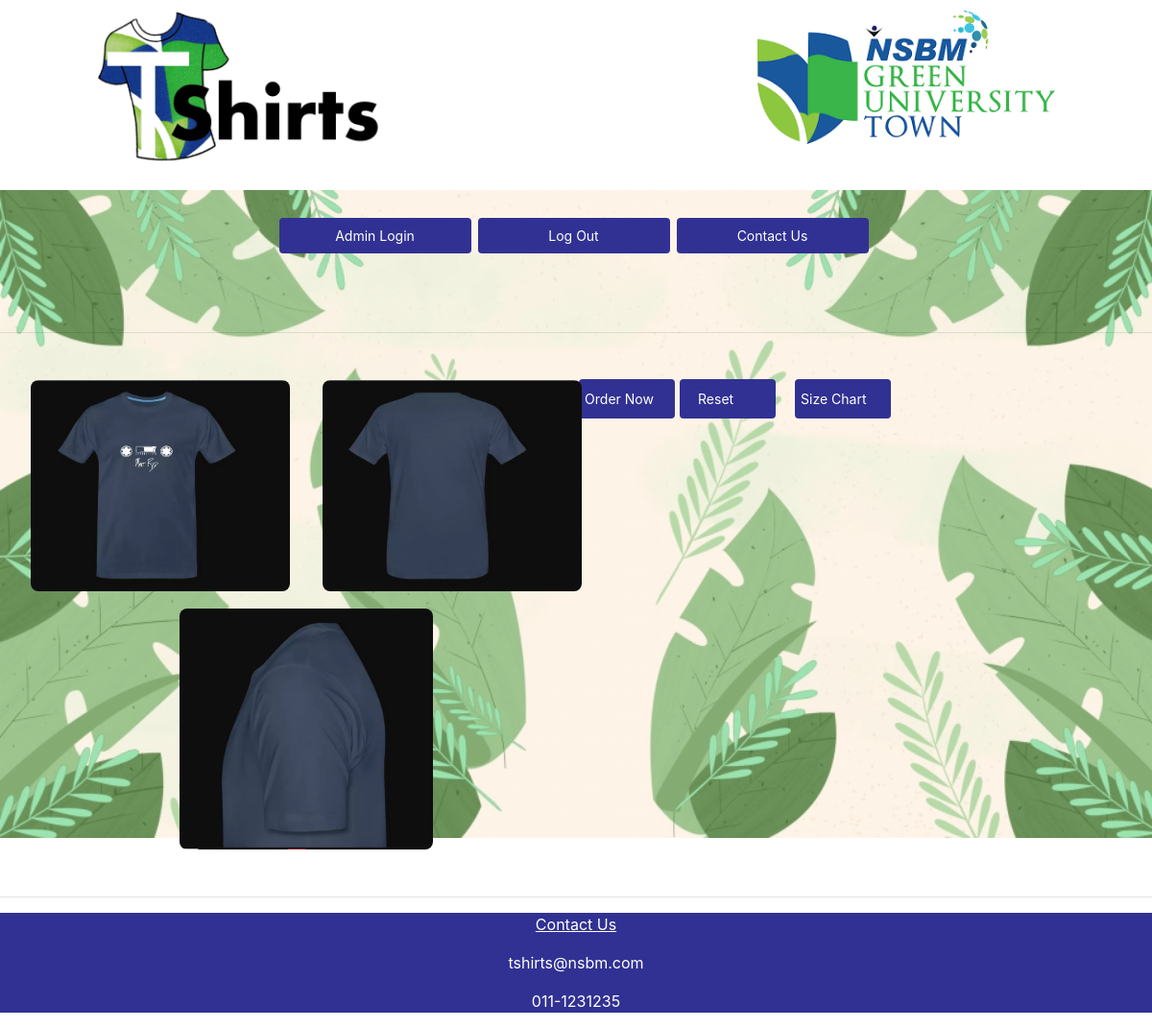
The page /Tshirtpage3.php on the database as committed earlier.
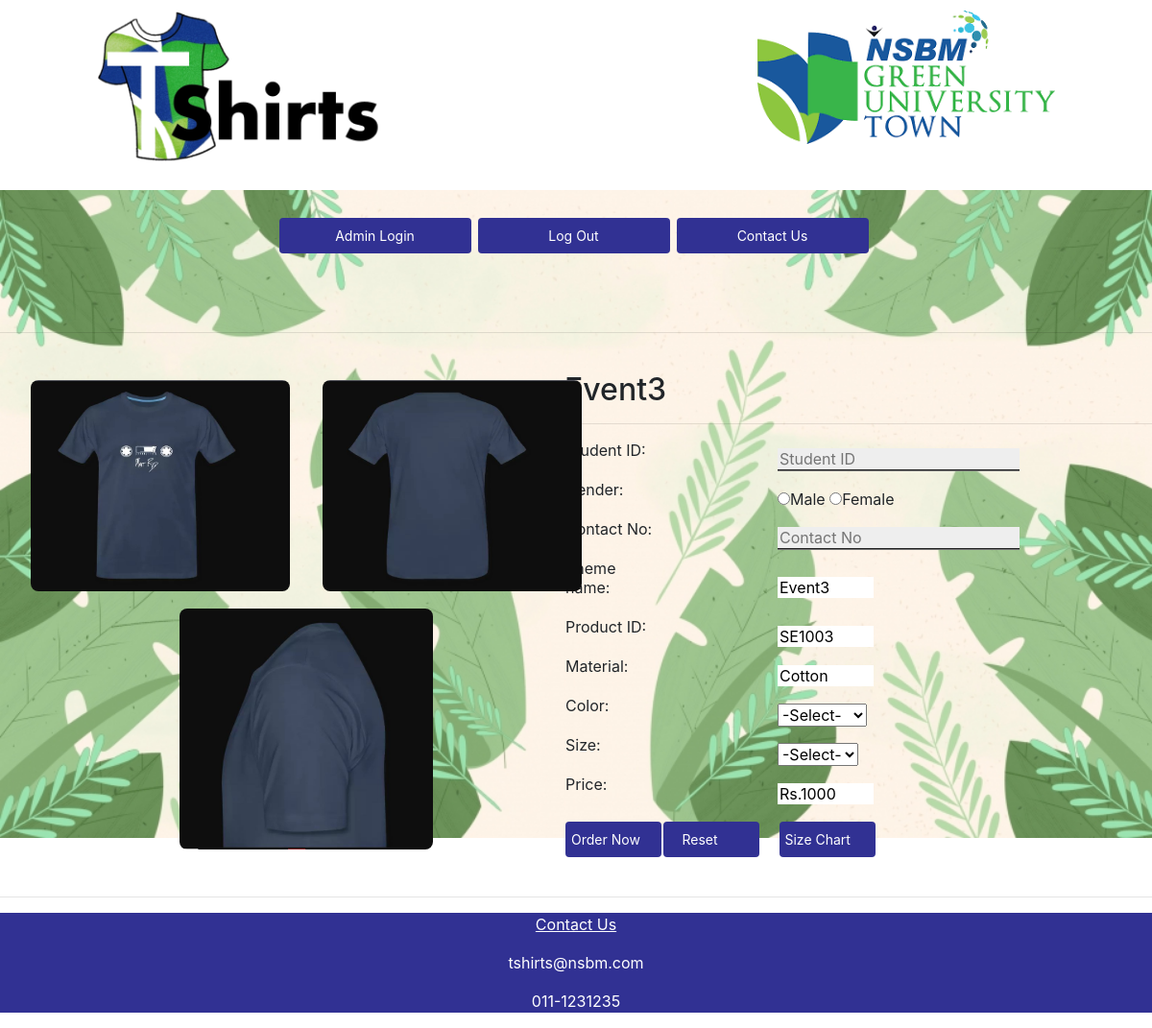
The same page on the database as committed later.
### tables this page shows
CREATE TABLE `tshirts` (
  `Theme` varchar(255) NOT NULL,
  `prodID` varchar(10) NOT NULL,
  `Material` varchar(20) NOT NULL,
  `Color1` varchar(20) NOT NULL,
  `Color2` varchar(20) NOT NULL,
  `Color3` varchar(20) NOT NULL,
  `Color4` text NOT NULL,
  `Prices` decimal(10,0) NOT NULL,
  `ContactNO` int(11) NOT NULL
);

### Tshirtpage3.php (the view, shortened to what this page needs)
<html>
<head>
	<link rel="stylesheet" type="text/css" href="style.css">
	<link rel="stylesheet" href="https://stackpath.bootstrapcdn.com/bootstrap/4.3.1/css/bootstrap.min.css">
</head>
<body>
	<div id="container">
	<table class="site">
	<tr class="top">
		<td class="head">
			<img src="Photos/tshirtlogo.png"style="width:310px;height: auto;" >
		</td>
		<td class="logo">
			<img src="Photos/nsbmlogo.png"style="width:310px;height: auto;" >
		</td>
	</tr>
<table class="clearfix" align="center">
      <tr>
        <td><button class="button" style="vertical-align:middle" onclick="adminlogin()"><span>Admin Login</span></button></td>
        <td><button class="button" style="vertical-align:middle" onclick="studentlogin()"><span>Log Out</span></button></td>
        <td><button class="button" style="vertical-align:middle" onclick="window.location.href='#contact'"><span>Contact Us</span></button></td>
      </tr>
    </table>
	<?php
	$connection= mysqli_connect("localhost","root","");
	?>
	</div>
	<hr>
	<div id="right">
		<?php
			$result= mysqli_query($connection,"select * from tshirts where prodID='SE1003'");
			while($row = mysqli_fetch_array($result))
		{
			?>
	<form name="tshirt_details" action="storingorderdetails.php"  method="POST">
	<table id="tshirtdetails" border="0">
	<h2 id="themename"> <?php echo $row["Theme"]; ?></h2>
	<hr>
	<tr>
		<td class="tdpadding1">Student ID:</td>
		<td class="tdpadding2"> <input class="box_border" type="text" id="stid" name="stid" placeholder="Student ID" required></td>
	</tr>
	<tr>
		<td class="tdpadding1">Gender: </td>
		<td class="tdpadding2"><input type="radio" id="gender" name="gender" value="Male" required>Male <input type="radio" id="gender" name="gender" value="Female" required>Female</td>
	</tr>
	<tr>
		<td class="tdpadding1">Contact No: </td>
		<td class="tdpadding2"><input class="box_border" type="text" id="contno" name="contno" placeholder="Contact No" required></td>
	</tr>
	<tr>
		<td class="tdpadding1">Theme name:</td>
		<td class="tdpadding2"> <input class="hideborder" type="text" name="theme" id="theme" readonly="readonly"  value=<?php echo $row["Theme"]; ?>></td>
	</tr>
	<tr>
		<td class="tdpadding1">Product ID: </td>
		<td class="tdpadding2"><input class="hideborder" id="pid" name="pid" readonly="readonly"  value=<?php echo $row["prodID"]; ?> ></td>
	</tr>
	<tr>
		<td class="tdpadding1">Material: </td>
		<td class="tdpadding2">
			<input class="hideborder" id="Material" name="Material" readonly="readonly"  value=<?php echo $row["Material"];?> >
		</td>
	</tr>
	<tr>
		<td class="tdpadding1">Color: </td>
		<td class="tdpadding2"> <select name="color" required>
			<option value="">-Select- </option>
		</select>
		</td>
	</tr>
	<tr>
		<td class="tdpadding1">Size: </td>
		<td class="tdpadding2"> <select name="size" required>
			<option value="">-Select- </option>
		</select>
		</td>
	</tr>
	<tr>
<td class="tdpadding1">Price: </td> <td class="tdpadding2"><input class="hideborder" id="prices" name="prices" readonly="readonly"  value=Rs.<?php  echo  $row["Prices"]; }?>>  </td>
	</tr>
	<tr>
		<td><input class="button2" type="submit" value="Order Now" name="order" onclick="confirmorder()"> </td><td> <input class="button2" type="reset" value="Reset" name="reset">
		<a href="sizechart.html"><input class="button2" type="button" value="Size Chart" name="checks"></a></td>
	</tr>
</form>
	</div>
	<div id="left">
	<table id="tshirttable" border="0">
	<tr>
		<td>
	<a href="Photos/blue front.JPG"><img class="timg" src="Photos/blue front.JPG"></a>
		</td>
		<td>
	<a href="Photos/blue rear.JPG"><img class="timg" src="Photos/blue rear.JPG"></a>
		</td>
	</tr>
	<tr>
		<td  id="thirdrow" colspan="2">
	<a href="Photos/blue left.JPG"><img id="thirdimg" src="Photos/blue left.JPG"></a>
		</td>
	</tr>
</table>
	</div>
	<br>
	<hr>
	<div id="contact" class="contact">
	<p ><u><center>Contact Us</center></u></p>
	<p><center>tshirts@nsbm.com</center></p>
	<p><center>011-1231235</center></p>
</div>
</body>
</html>

Rows that differ between the two databases and show on the page:
added tshirts: Theme "Event3", theme "Event3", pid "SE1003", Material "Cotton", prices "Rs.1000"
